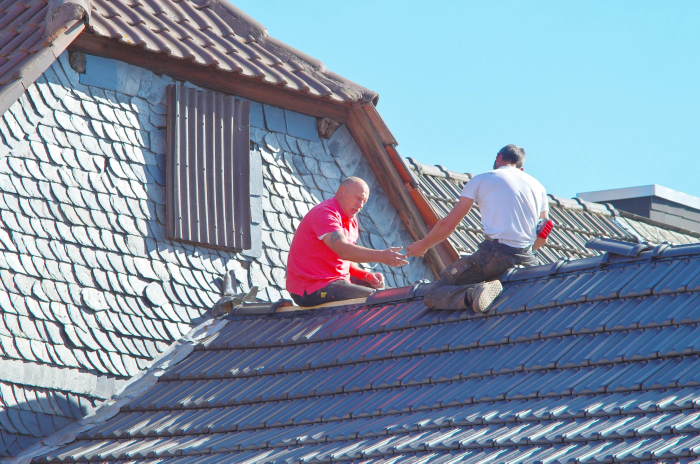
#> input picture assets/img/A-practical-approach-to-your-roof-not-a-one-size-fits-all-answer.webp, 1400 x 927 px, given in place of Cowboy-Tiny-Homes-Home-BG.webp, which was not available (shown at 1/2 size)
$ python featured_images.py ../assets/img/A-practical-approach-to-your-roof-not-a-one-size-fits-all-answer.webp ../assets/img/Repair-Maintenance.webp
#> lines starting #> are read from the running program, lines starting #| are printed output that depends on the picture; after the words box and inside, x2 and y2 are one past the last pixel; in counts of white or black regions, pixels touching at a corner belong together; pictures that were not available may be replaced by others from this repository, and a replacement may not be noted
import sys
from PIL import Image, ImageDraw, ImageFont, ImageFilter, ImageEnhance
S, IMG = sys.argv[1], sys.argv[2]
F = S + '/fonts/'
INK, INK3, GOLD, GOLD2, CREAM = (40,42,57), (29,31,43), (198,151,73), (224,182,99), (230,230,238)
posts = [
  ('blog-western-tiny-homes.webp', 'Park-Model-Homes.webp', 'DESIGN & STYLE', 'Western Tiny Homes: Texas Ranch Style, Built Small'),
  ('blog-backyard-casita-ideas.webp', 'Accessory-Dwelling-Units.webp', 'ADUs & CASITAS', '9 Backyard Casita Ideas Texans Love'),
  ('blog-gooseneck-vs-bumper-pull.webp', 'Tiny-Homes-On-Wheels.webp', 'TINY HOMES ON WHEELS', 'Gooseneck vs Bumper Pull: Which Tiny House Trailer?'),
  ('blog-tiny-home-texas-heat.webp', '3.webp', 'BUILDING SMART', 'Designing a Tiny Home for Texas Heat'),
  ('blog-tiny-house-communities-texas.webp', 'Custom-Tiny-Homes.webp', 'TINY LIVING', 'Tiny House Communities in Texas: What to Know'),
]
W, H = 1200, 675
bp = Image.open(IMG + '/Cowboy-Tiny-Homes-Home-BG.webp').convert('L').resize((W, int(W*1357/1920)))
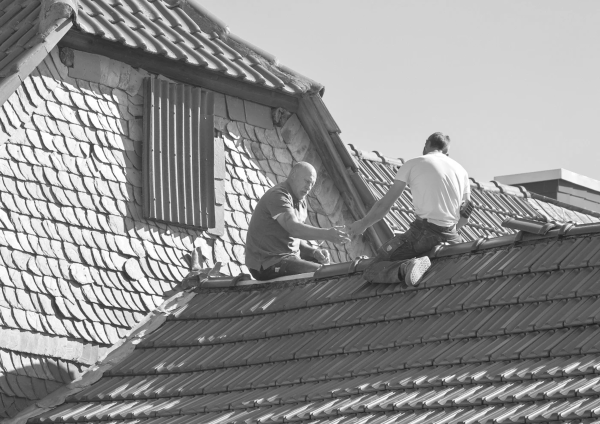
#> bp: PIL image 1200x848 L (shown at 1/2 size); min 27, max 255, mean 144.4
logo = Image.open(IMG + '/Cowboy-Tiny-Homes-Footer-Image.webp').convert('RGBA')
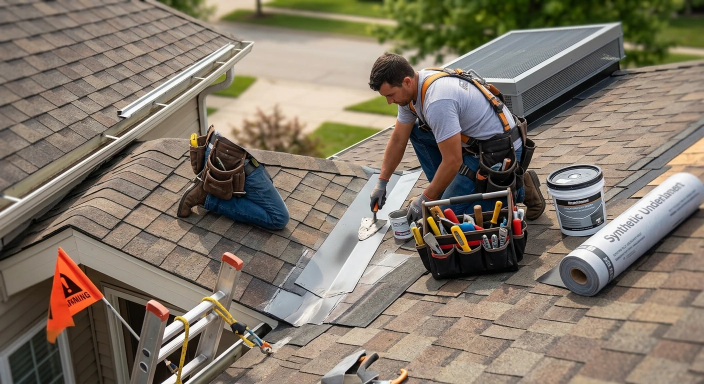
#> input picture assets/img/Repair-Maintenance.webp, 1408 x 768 px, given in place of Cowboy-Tiny-Homes-Footer-Image.webp, which was not available (shown at 1/2 size)
def wrap(d, text, font, maxw):
    lines, cur = [], ''
    for w in text.split():
        t = (cur + ' ' + w).strip()
        if d.textlength(t, font=font) <= maxw: cur = t
        else: lines.append(cur); cur = w
    lines.append(cur); return lines
for out, photo, kicker, title in posts:
    im = Image.new('RGB', (W, H), INK3)
    tex = ImageEnhance.Brightness(bp.crop((0, 0, W, H)).convert('RGB')).enhance(0.18)
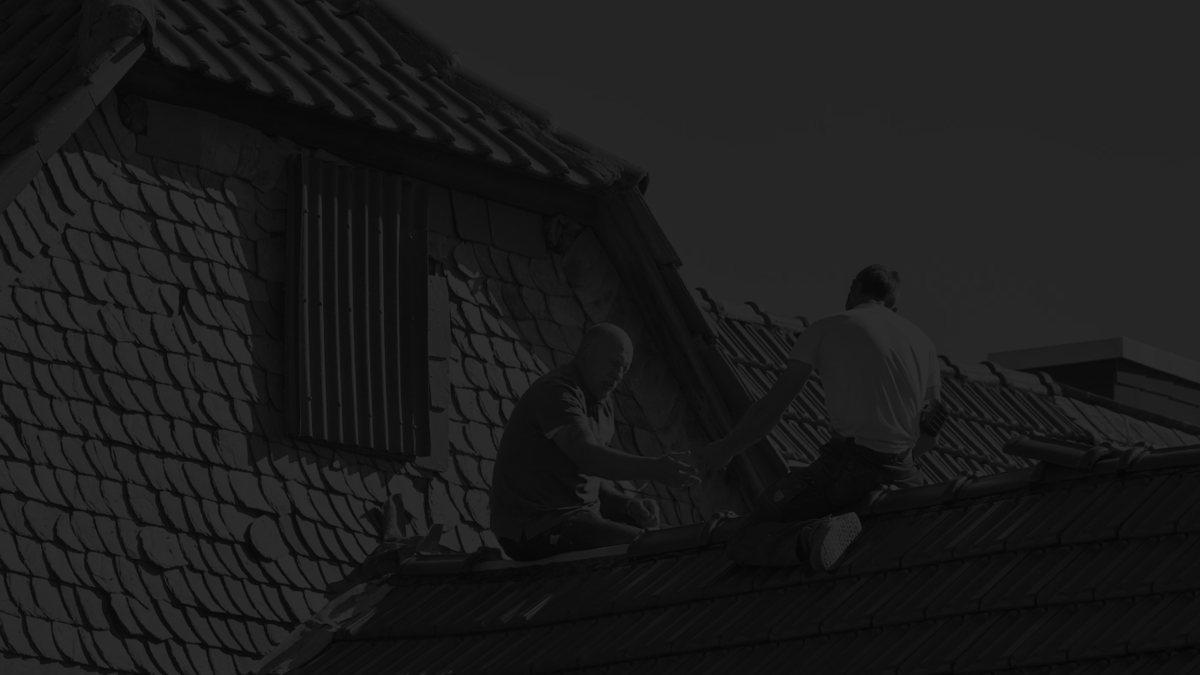
#> tex: PIL image 1200x675 RGB; min 5, max 45, mean 27.1
    im = Image.blend(im, tex, 0.5)
    d = ImageDraw.Draw(im)
    # right-hand photo, rounded, with gold rule
    ph = Image.open(IMG + '/' + photo).convert('RGB')
#> ph is the input picture: PIL image 1408x768 RGB; mean R, G, B 130.1, 119.6, 105.5
    pw, phh = 560, 560
    r = max(pw/ph.width, phh/ph.height); ph = ph.resize((int(ph.width*r)+1, int(ph.height*r)+1), Image.LANCZOS)
#> after `r = max(pw / ph.width, phh / ph.height)`: r = 0.729
    ph = ph.crop(((ph.width-pw)//2, (ph.height-phh)//2, (ph.width-pw)//2+pw, (ph.height-phh)//2+phh))
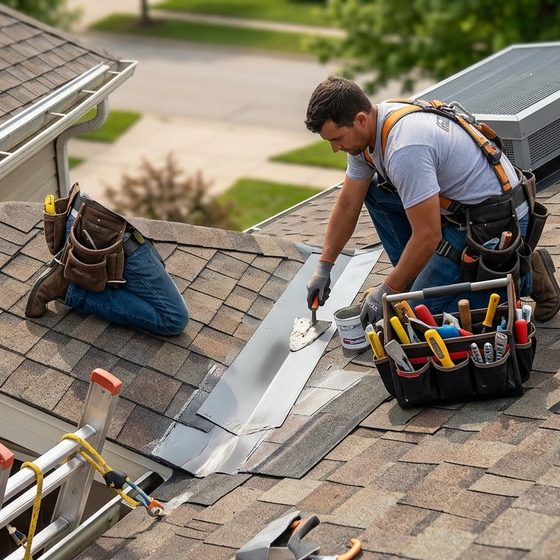
#> ph: PIL image 560x560 RGB; mean R, G, B 132.7, 123.8, 108.5
    mask = Image.new('L', (pw, phh), 0); ImageDraw.Draw(mask).rounded_rectangle((0, 0, pw, phh), 28, fill=255)
#> after `mask = Image.new('L', (pw, phh), 0)`: mask: PIL image 560x560 L; every value is 0
#> after `ImageDraw.Draw(mask).rounded_rectangle((0, 0, pw, phh), 28, fill=255)`:
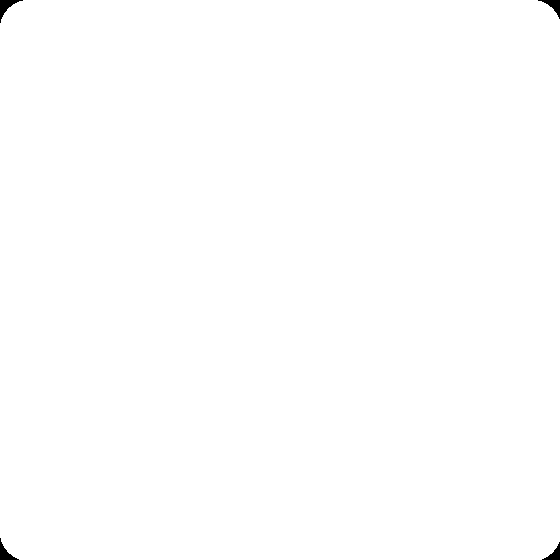
#> mask: PIL image 560x560 L; 99.8% white; 4 black regions, box (x1, y1, x2, y2) and area: (0, 0, 23, 23) 174, (538, 0, 560, 19) 151, (0, 538, 19, 560) 151, (542, 542, 560, 560) 129
    sh = Image.new('L', (W, H), 0); ImageDraw.Draw(sh).rounded_rectangle((598, 70, 598+pw, 70+phh), 28, fill=150)
#> after `sh = Image.new('L', (W, H), 0)`: sh: PIL image 1200x675 L; every value is 0
#> after `ImageDraw.Draw(sh).rounded_rectangle((598, 70, 598 + pw, 70 + phh), 28`:
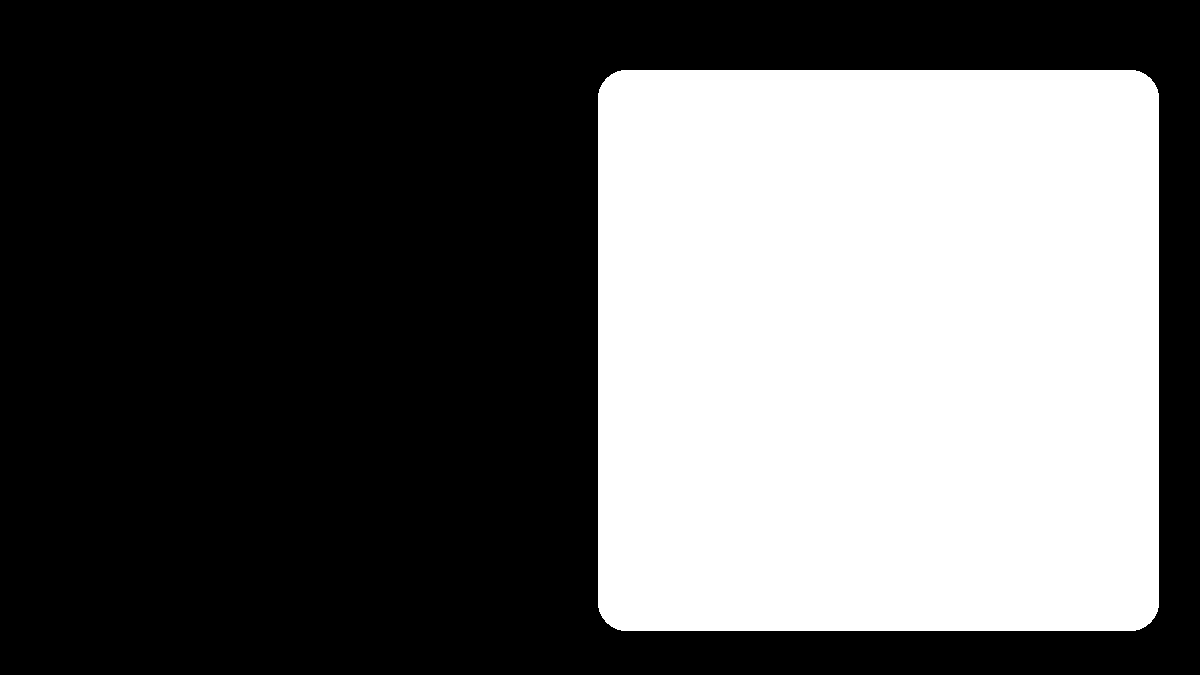
#> sh: PIL image 1200x675 L; values 0 (black) and 150 (white), 38.8% white; 1 white region, box (x1, y1, x2, y2) and area: (598, 70, 1159, 631) 314025
    im.paste((0, 0, 0), (0, 0), sh.filter(ImageFilter.GaussianBlur(18)))
    im.paste(ph, (590, 58), mask)
    d.rounded_rectangle((590, 58+phh-8, 590+pw, 58+phh+4), 4, fill=GOLD)
    # text
    fk = ImageFont.truetype(F + 'M-600.ttf', 22); ft = ImageFont.truetype(F + 'M-800.ttf', 54)
    d.rectangle((64, 160, 92, 165), fill=GOLD2); d.text((104, 148), kicker, font=fk, fill=GOLD2)
    y = 196
    for ln in wrap(d, title, ft, 480):
#> in wrap, `lines, cur = [], ''`: cur = ''
        d.text((64, y), ln, font=ft, fill=(255, 255, 255)); y += 66
#> this loop made 4 passes
#> after the loop, y = 460
    d.rectangle((64, y + 18, 148, y + 23), fill=GOLD)
    lg = logo.copy(); lg.thumbnail((230, 80)); im.paste(lg, (52, H - 118), lg)
#> after `im.paste(lg, (52, H - 118), lg)`:
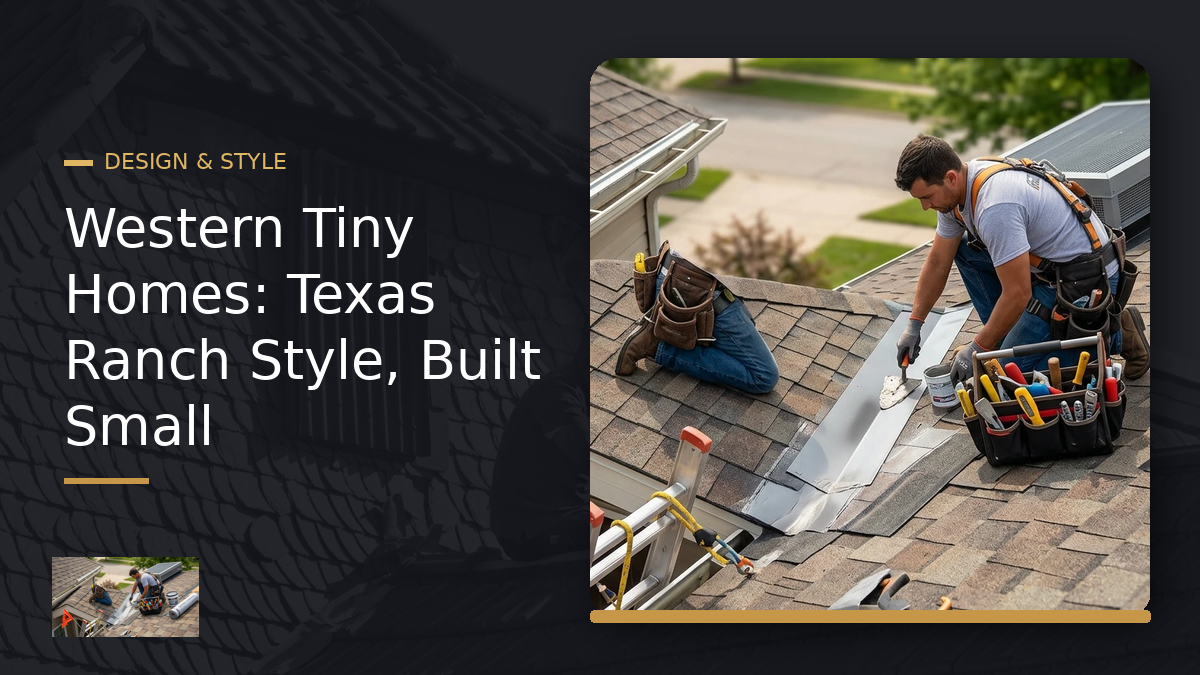
#> im: PIL image 1200x675 RGB; mean R, G, B 74.7, 71.2, 67.7
    im.save(IMG + '/' + out, 'WEBP', quality=86)
    print(out, im.size)
#| blog-western-tiny-homes.webp (1200, 675)
#> pass 2 of the loop `for out, photo, kicker, title in posts:`:
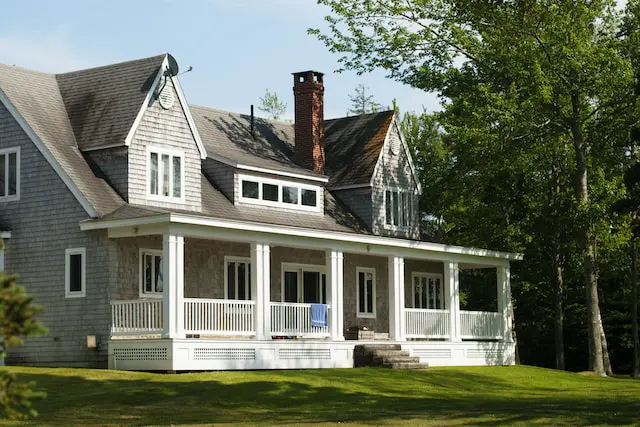
#> input picture cowboytinyhomes/public_html/assets/img/Accessory-Dwelling-Units.webp, 640 x 427 px, found by its file name
#> ph is the input picture: PIL image 640x427 RGB; mean R, G, B 103.6, 110.2, 92
#> `ph = ph.crop(((ph.width-pw)//2, (ph.height-phh)//2, (ph.width-pw)//2+p..`:
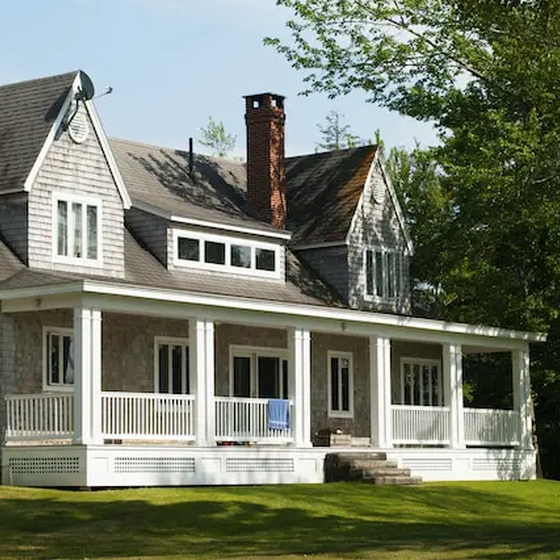
#> ph: PIL image 560x560 RGB; mean R, G, B 117.7, 124.1, 107.6
#> the loop `for ln in wrap(d, title, ft, 480):` made 3 passes
#> (ln, y) on passes 1 to 3: ('9 Backyard', 262), ('Casita Ideas', 328), ('Texans Love', 394)
#> after the loop `for ln in wrap(d, title, ft, 480):`: y = 394
#> `im.paste(lg, (52, H - 118), lg)`:
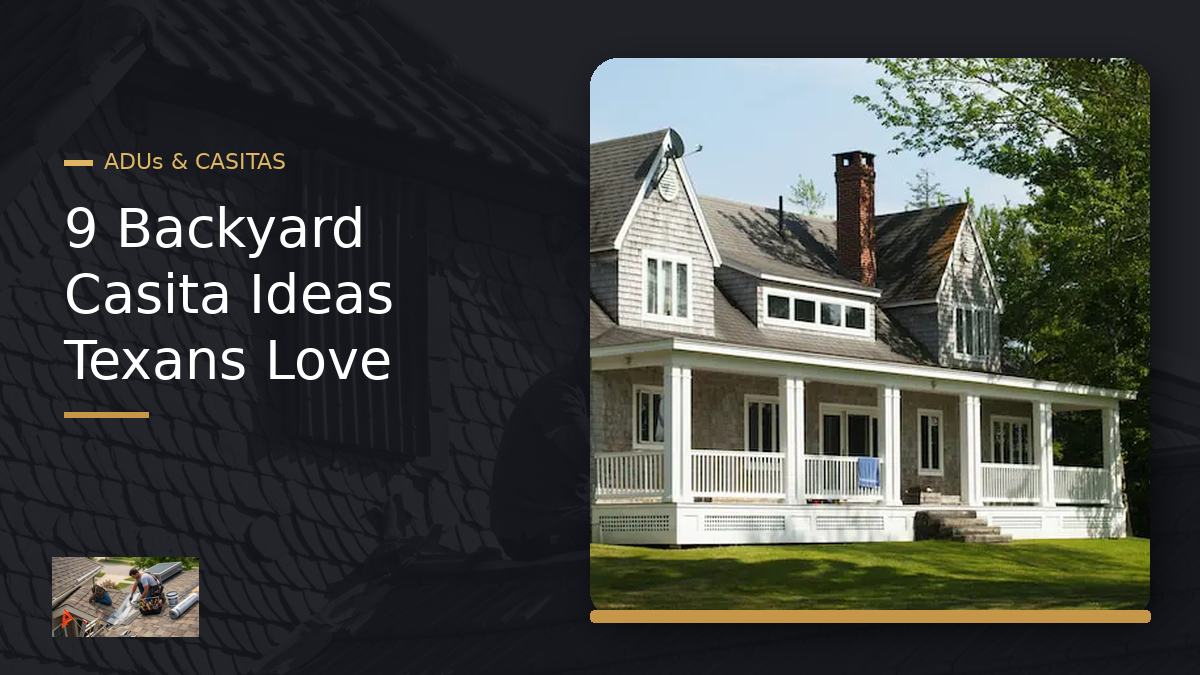
#> im: PIL image 1200x675 RGB; mean R, G, B 68.1, 70.5, 66.7
#| blog-backyard-casita-ideas.webp (1200, 675)
#> (the run stopped early here; a loop or call above may not have finished)
